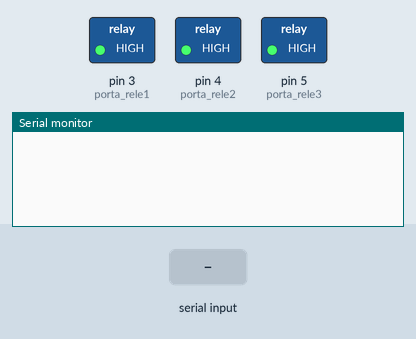
The sketch below on a simulated Arduino Uno, built with avr-gcc and run on an emulated ATmega328P. Parts: switched loads named in the sketch (green lamp = pin HIGH), the last lines printed to the serial monitor. Inputs (shaded band) come from the test bench.

Above: at 1.2 s.
1.3 s: "D" received over Serial
At 2.4 s:
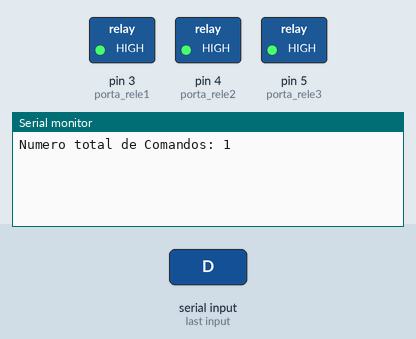
2.8 s: "1" received over Serial
At 3.5 s:
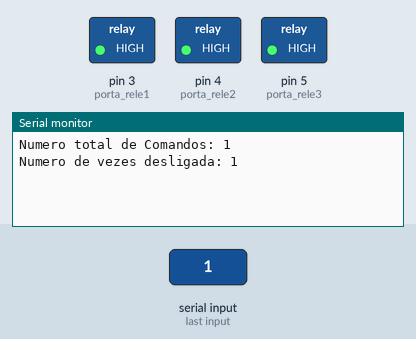
4.3 s: "A" received over Serial
At 5.6 s:
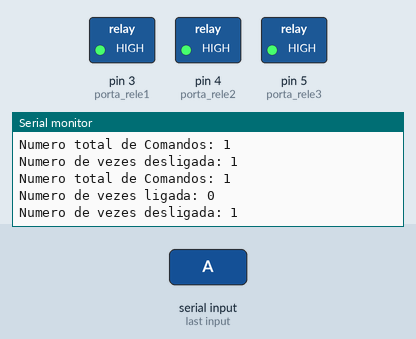

Measured:
- after the input at 1.3 s, the serial monitor: prints a new line at once (image 1)
- after the input at 2.8 s, the serial monitor: prints a new line at once (image 2)
- after the input at 4.3 s, the serial monitor: prints a new line at once (image 3)

The sketch:

Projeto_TCC.ino
```cpp
//Programa : Projeto de TCC - Controle de 3 lampadas com Relés
//Autor : Silvano B.

//Porta ligada ao pino IN1 do modulo
#define porta_rele1 3
//Porta ligada ao pino IN2 do modulo
#define porta_rele2 4
//Porta ligada ao pino IN3 do modulo
#define porta_rele3 5
char info, comando = 'n';
int contL = 0, contD = 0, conTotal = 0;
void setup() {
  Serial.begin(9600);    // Estabele comunicação serial.
  //Define pinos para o rele como saida
  pinMode(porta_rele1, OUTPUT);
  pinMode(porta_rele2, OUTPUT);
  pinMode(porta_rele3, OUTPUT);
  digitalWrite(porta_rele1, HIGH);
  digitalWrite(porta_rele2, HIGH);
  digitalWrite(porta_rele3, HIGH);

}

void loop() {
  while (Serial.available()>0) {
    delay(10);
    info = Serial.read();
    //Comandos de controle (Liga/Desliga) e contagem de controles.
    if (info == 'D' && comando != info) {
      conTotal++;
      Serial.print("Numero total de Comandos: ");
       delay(50);
      Serial.println(conTotal);
      comando = info;
    }else if (info == 'L' && comando != info) {
      conTotal++;
      Serial.print("Numero total de Comandos: ");
       delay(50);
      Serial.println(conTotal);
      comando = info;
    }
    //Desligamento das lâmpadas e contagem de desacionamentos
    if (comando =='D' && info != comando) {
      switch (info) {
        case '1':
          digitalWrite(porta_rele1, HIGH);
          comando = info;
          contD++;
          Serial.print("Numero de vezes desligada: ");
          delay(50);
          Serial.println(contD);
          break;
        case '2':
          digitalWrite(porta_rele2, HIGH);
          comando = info;
          contD++;
          Serial.print("Numero de vezes desligada: ");
          delay(50);
          Serial.println(contD);
          break;
        case '3':
          digitalWrite(porta_rele3, HIGH);
          comando = info;
          contD++;
          Serial.print("Numero de vezes desligada: ");
          delay(50);
          Serial.println(contD);
          break;
        case 'T':
          comando = info;
          digitalWrite(porta_rele1, HIGH);
          delay(500);
          digitalWrite(porta_rele2, HIGH);
          delay(500);
          digitalWrite(porta_rele3, HIGH);
          contD++;
          Serial.print("Numero de vezes desligada: ");
          Serial.println(contD);
          break;
      }
    }
    //Ativação das lâmpadas e contagem de acionamentos
    if (comando =='L' && info != comando) {
      switch (info) {
        case '1':
          digitalWrite(porta_rele1, LOW);
          comando = info;
          contL++;
          Serial.print("Numero de vezes ligada: ");
   		  delay(50);
          Serial.println(contL);
          break;
        case '2':
          digitalWrite(porta_rele2, LOW);
          comando = info;
          contL++;
          Serial.print("Numero de vezes ligada: ");
   		  delay(50);
          Serial.println(contL);
          break;
        case '3':
          digitalWrite(porta_rele3, LOW);
          comando = info;
          contL++;
          Serial.print("Numero de vezes ligada: ");
          delay(50);
          Serial.println(contL);
          break;
        case 'T':
          comando = info;
          digitalWrite(porta_rele1, LOW);
          delay(1000);
          digitalWrite(porta_rele2, LOW);
          delay(1000);
          digitalWrite(porta_rele3, LOW);
          contL++;
          Serial.print("Numero de vezes ligada: ");
          Serial.println(contL);
          break;
      }
    }
    if (info == 'A' && comando !="" ) {
      Serial.print("Numero total de Comandos: ");
      delay(10);
      Serial.println(conTotal);
      Serial.print("Numero de vezes ligada: ");
      delay(10);
      Serial.println(contL);
      delay(10);
      Serial.print("Numero de vezes desligada: ");
      delay(10);
      Serial.println(contD);
    }
  }
}
```
